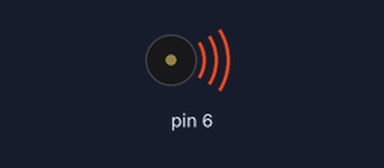
Bench run of a sketch on a simulated Arduino Uno, built for the host (arithmetic inside an expression is 32-bit, double 64-bit). Shown: buzzer (waves = sounding).

Above: at 5.9 s.
At 20.27 s:
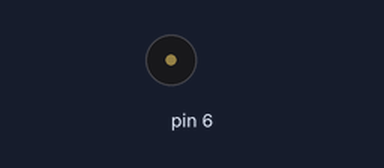
Timing chart, 0 to 21.7 s (numbered marks = the images above):
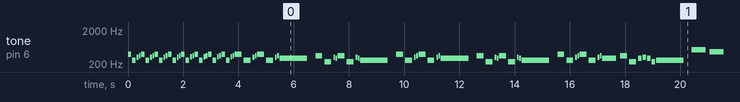

Measured:
- by itself, tone on pin 6: plays 392 Hz for 0.12 s, 262 Hz for 0.12 s, 311 Hz for 0.06 s, 349 Hz for 0.06 s, 392 Hz for 0.12 s, 262 Hz for 0.12 s … (491 notes in this stretch)

The sketch:

Mario_Test_Buzzer.ino
```cpp
// (licence header left out)
#include "pitches.h"

#define BUZZER_PIN PA6

int melody[] = {
  NOTE_G4, NOTE_C4, NOTE_DS4, NOTE_F4, NOTE_G4, NOTE_C4, NOTE_DS4, NOTE_F4,
  NOTE_G4, NOTE_C4, NOTE_DS4, NOTE_F4, NOTE_G4, NOTE_C4, NOTE_DS4, NOTE_F4,
  NOTE_G4, NOTE_C4, NOTE_E4, NOTE_F4, NOTE_G4, NOTE_C4, NOTE_E4, NOTE_F4,
  NOTE_G4, NOTE_C4, NOTE_E4, NOTE_F4, NOTE_G4, NOTE_C4, NOTE_E4, NOTE_F4,
  NOTE_G4, NOTE_C4,

  NOTE_DS4, NOTE_F4, NOTE_G4, NOTE_C4, NOTE_DS4, NOTE_F4,
  NOTE_D4,
  NOTE_F4, NOTE_AS3,
  NOTE_DS4, NOTE_D4, NOTE_F4, NOTE_AS3,
  NOTE_DS4, NOTE_D4, NOTE_C4,

  NOTE_G4, NOTE_C4,

  NOTE_DS4, NOTE_F4, NOTE_G4, NOTE_C4, NOTE_DS4, NOTE_F4,
  NOTE_D4,
  NOTE_F4, NOTE_AS3,
  NOTE_DS4, NOTE_D4, NOTE_F4, NOTE_AS3,
  NOTE_DS4, NOTE_D4, NOTE_C4,
  NOTE_G4, NOTE_C4,
  NOTE_DS4, NOTE_F4, NOTE_G4,  NOTE_C4, NOTE_DS4, NOTE_F4,

  NOTE_D4,
  NOTE_F4, NOTE_AS3,
  NOTE_D4, NOTE_DS4, NOTE_D4, NOTE_AS3,
  NOTE_C4,
  NOTE_C5,
  NOTE_AS4,
  NOTE_C4,
  NOTE_G4,
  NOTE_DS4,
  NOTE_DS4, NOTE_F4,
  NOTE_G4,

  NOTE_C5,
  NOTE_AS4,
  NOTE_C4,
  NOTE_G4,
  NOTE_DS4,
  NOTE_DS4, NOTE_D4,
  NOTE_C5, NOTE_G4, NOTE_GS4, NOTE_AS4, NOTE_C5, NOTE_G4, NOTE_GS4, NOTE_AS4,
  NOTE_C5, NOTE_G4, NOTE_GS4, NOTE_AS4, NOTE_C5, NOTE_G4, NOTE_GS4, NOTE_AS4,

  REST, NOTE_GS5, NOTE_AS5, NOTE_C6, NOTE_G5, NOTE_GS5, NOTE_AS5,
  NOTE_C6, NOTE_G5, NOTE_GS5, NOTE_AS5, NOTE_C6, NOTE_G5, NOTE_GS5, NOTE_AS5
};

int durations[] = {
  8, 8, 16, 16, 8, 8, 16, 16,
  8, 8, 16, 16, 8, 8, 16, 16,
  8, 8, 16, 16, 8, 8, 16, 16,
  8, 8, 16, 16, 8, 8, 16, 16,
  4, 4,

  16, 16, 4, 4, 16, 16,
  1,
  4, 4,
  16, 16, 4, 4,
  16, 16, 1,

  4, 4,

  16, 16, 4, 4, 16, 16,
  1,
  4, 4,
  16, 16, 4, 4,
  16, 16, 1,
  4, 4,
  16, 16, 4, 4, 16, 16,

  2,
  4, 4,
  8, 8, 8, 8,
  1,
  2,
  2,
  2,
  2,
  2,
  4, 4,
  1,

  2,
  2,
  2,
  2,
  2,
  4, 4,
  8, 8, 16, 16, 8, 8, 16, 16,
  8, 8, 16, 16, 8, 8, 16, 16,

  4, 16, 16, 8, 8, 16, 16,
  8, 16, 16, 16, 8, 8, 16, 16
};

void setup()
{
  pinMode(BUZZER_PIN, OUTPUT);
}

void loop()
{
  int size = sizeof(durations) / sizeof(int);

  for (int note = 0; note < size; note++) {
    //to calculate the note duration, take one second divided by the note type.
    //e.g. quarter note = 1000 / 4, eighth note = 1000/8, etc.
    int duration = 1000 / durations[note];
    tone(BUZZER_PIN, melody[note], duration);

    //to distinguish the notes, set a minimum time between them.
    //the note's duration + 30% seems to work well:
    int pauseBetweenNotes = duration * 1.30;
    delay(pauseBetweenNotes);

    //stop the tone playing:
    noTone(BUZZER_PIN);
  }
}
```

pitches.cpp
```cpp
// (licence header left out)
#include "pitches.h"
```

pitches.h
```cpp
// (licence header left out)
#ifndef pitches_h
#define pitches_h

#define NOTE_B0  31
#define NOTE_C1  33
#define NOTE_CS1 35
#define NOTE_D1  37
#define NOTE_DS1 39
#define NOTE_E1  41
#define NOTE_F1  44
#define NOTE_FS1 46
#define NOTE_G1  49
#define NOTE_GS1 52
#define NOTE_A1  55
#define NOTE_AS1 58
#define NOTE_B1  62
#define NOTE_C2  65
#define NOTE_CS2 69
#define NOTE_D2  73
#define NOTE_DS2 78
#define NOTE_E2  82
#define NOTE_F2  87
#define NOTE_FS2 93
#define NOTE_G2  98
#define NOTE_GS2 104
#define NOTE_A2  110
#define NOTE_AS2 117
#define NOTE_B2  123
#define NOTE_C3  131
#define NOTE_CS3 139
#define NOTE_DB3 139
#define NOTE_D3  147
#define NOTE_DS3 156
#define NOTE_EB3 156
#define NOTE_E3  165
#define NOTE_F3  175
#define NOTE_FS3 185
#define NOTE_G3  196
#define NOTE_GS3 208
#define NOTE_A3  220
#define NOTE_AS3 233
#define NOTE_B3  247
#define NOTE_C4  262
#define NOTE_CS4 277
#define NOTE_D4  294
#define NOTE_DS4 311
#define NOTE_E4  330
#define NOTE_F4  349
#define NOTE_FS4 370
#define NOTE_G4  392
#define NOTE_GS4 415
#define NOTE_A4  440
#define NOTE_AS4 466
#define NOTE_B4  494
#define NOTE_C5  523
#define NOTE_CS5 554
#define NOTE_D5  587
#define NOTE_DS5 622
#define NOTE_E5  659
#define NOTE_F5  698
#define NOTE_FS5 740
#define NOTE_G5  784
#define NOTE_GS5 831
#define NOTE_A5  880
#define NOTE_AS5 932
#define NOTE_B5  988
#define NOTE_C6  1047
#define NOTE_CS6 1109
#define NOTE_D6  1175
#define NOTE_DS6 1245
#define NOTE_E6  1319
#define NOTE_F6  1397
#define NOTE_FS6 1480
#define NOTE_G6  1568
#define NOTE_GS6 1661
#define NOTE_A6  1760
#define NOTE_AS6 1865
#define NOTE_B6  1976
#define NOTE_C7  2093
#define NOTE_CS7 2217
#define NOTE_D7  2349
#define NOTE_DS7 2489
#define NOTE_E7  2637
#define NOTE_F7  2794
#define NOTE_FS7 2960
#define NOTE_G7  3136
#define NOTE_GS7 3322
#define NOTE_A7  3520
#define NOTE_AS7 3729
#define NOTE_B7  3951
#define NOTE_C8  4186
#define NOTE_CS8 4435
#define NOTE_D8  4699
#define NOTE_DS8 4978
#define REST     0

#endif
```
